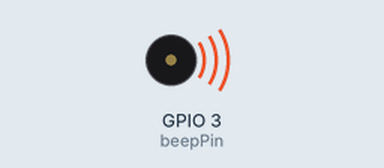
Simulated run of this sketch. Board: ESP32. On the bench: buzzer (waves = sounding).

Above: at 0.17 s.
At 2.4 s:
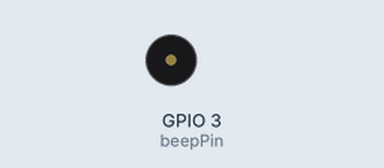
Timing chart, 0 to 5.4 s (numbered marks = the images above):
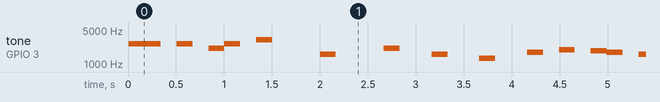

The sketch:

02._buzzer_melody_mario.ino
```cpp
/******************************************************************************************
* FileName: 02._buzzer_melody_mario
* Description : 부저를 이용하여 멜로디를 내는 예제(mario)
* Author : 이인정
* Created Date : 2021.06.18
* Reference :
* modified : 2021.06.18 : LIJ : 헤더 수정
******************************************************************************************/
#include "pitches.h"

#define beepPin D2 // GPIO 4
unsigned long previousButtonMillis = 0;
int melody_note[] = { NOTE_E7, NOTE_E7, 0, NOTE_E7, 0, NOTE_C7, NOTE_E7, 0, NOTE_G7, 0, 0, 0, NOTE_G6, 0, 0, 0, NOTE_C7, 0, 0, NOTE_G6, 0, 0, NOTE_E6, 0, 0, NOTE_A6, 0, NOTE_B6, 0, NOTE_AS6, NOTE_A6, 0, NOTE_G6, NOTE_E7, NOTE_G7, NOTE_A7, 0, NOTE_F7, NOTE_G7, 0, NOTE_E7, 0, NOTE_C7, NOTE_D7, NOTE_B6, 0, 0, NOTE_C7, 0, 0, NOTE_G6, 0, 0, NOTE_E6, 0, 0, NOTE_A6, 0, NOTE_B6, 0, NOTE_AS6, NOTE_A6, 0, NOTE_G6, NOTE_E7, NOTE_G7, NOTE_A7, 0, NOTE_F7, NOTE_G7, 0, NOTE_E7, 0, NOTE_C7, NOTE_D7, NOTE_B6, 0, 0 };
// 마리오 멜로디 입니다.
uint8_t noteDurations[]={ 2000, 12, 12, 12, 12, 12, 12, 12, 12, 12, 12, 12, 12, 12, 12, 12, 12, 12, 12, 12, 12, 12, 12, 12, 12, 12, 12, 12, 12, 12, 12, 12, 12, 9, 9, 9, 12, 12, 12, 12, 12, 12, 12, 12, 12, 12, 12, 12, 12, 12, 12, 12, 12, 12, 12, 12, 12, 12, 12, 12, 12, 12, 12, 12, 9, 9, 9, 12, 12, 12, 12, 12, 12, 12, 12, 12, 12, 12, 12, };
uint8_t melody_num = 0;
unsigned long beepTime = 0;

void setup() {
  Serial.begin(115200);
  ledcSetup(0,1E5,12);
  ledcAttachPin(beepPin,0);
}

void loop(){
  if (millis() - beepTime >= 2000/noteDurations[melody_num])
  {
    beepTime = millis();
    ledcWrite(0,0);
    ledcWriteTone(0,melody_note[melody_num]);
    melody_num++;
    if (melody_num == 50) {
      ledcWrite(0,0);
      melody_num = 0;
      beepTime = 0;
    }
  }
}
//┌────────────────────────────────┐
//│                                                    │
//│     (주)한국공학기술연구원 http://et.ketri.re.kr       │
//│                                                    │
//└────────────────────────────────┘
```

Measured:
- by itself, tone on GPIO 3 (beepPin): plays 2637 Hz for 0.33 s, 2637 Hz for 0.17 s, 2093 Hz for 0.17 s, 2637 Hz for 0.17 s, 3136 Hz for 0.17 s, 1568 Hz for 0.17 s … (374 notes in this stretch)
